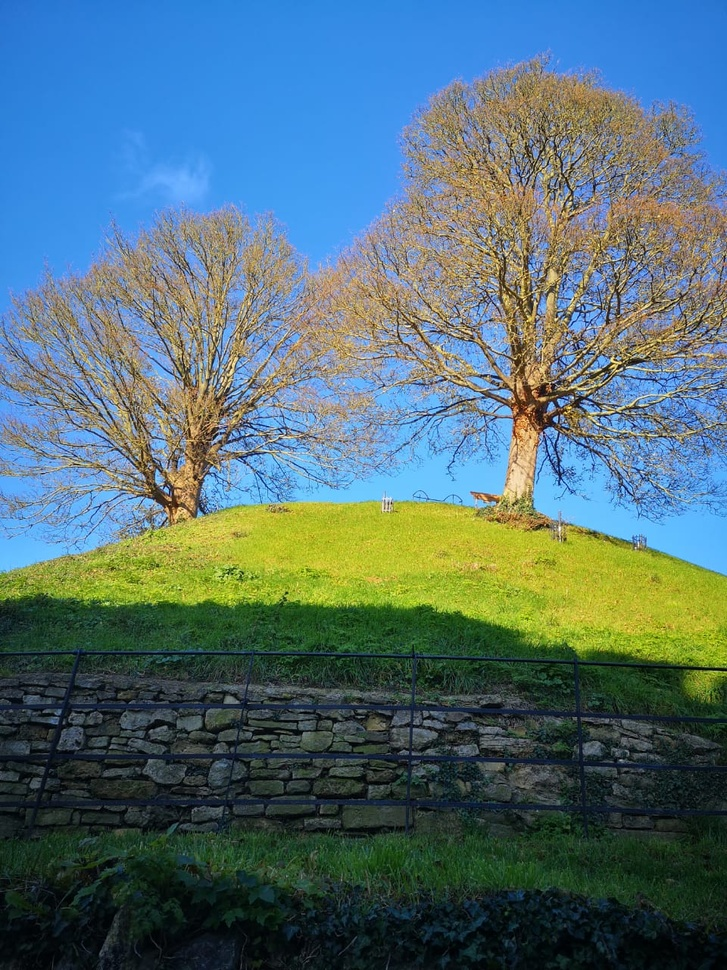
#> input picture Project2/trees.jpeg, 727 x 970 px, shrunk from 960 x 1280 before the run
$ python 'import cv2.py'
#> lines starting #> are read from the running program, lines starting #| are printed output that depends on the picture
import cv2
import numpy as np
from matplotlib import pyplot as plt


# 1st part. Defining our imshow function and showing them
def imshow(image , title , size = 10):
    w, h = image.shape[0], image.shape[1]
    aspect_ratio = w/h
    plt.figure(figsize=(size * aspect_ratio,size))
    plt.imshow(cv2.cvtColor(image, cv2.COLOR_BGR2RGB))
    plt.title(title)
    plt.show()


trees=cv2.imread('trees.jpeg')
#> trees is the input picture: shape (970, 727, 3); mean B, G, R 116.9, 111.1, 83.4
imshow(trees , "Trees")

trees_R= cv2.split(trees)[2]
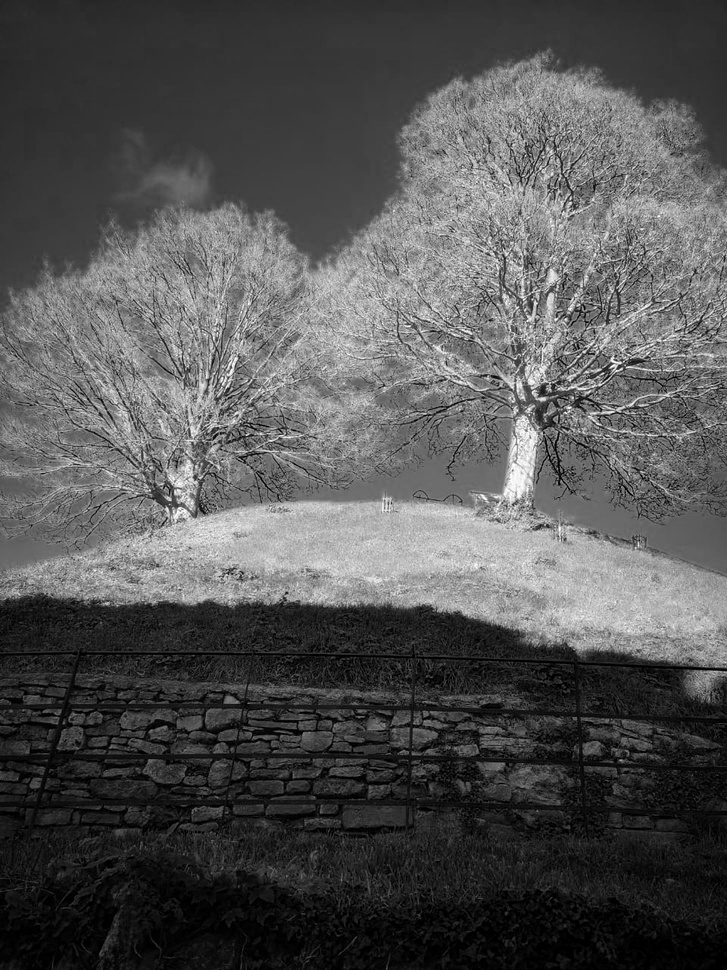
#> trees_R: shape (970, 727); min 0, max 255, mean 83.4
imshow(trees_R , "R")

$ run again, with Project2/AerialView.jpeg copied over Project2/trees.jpeg
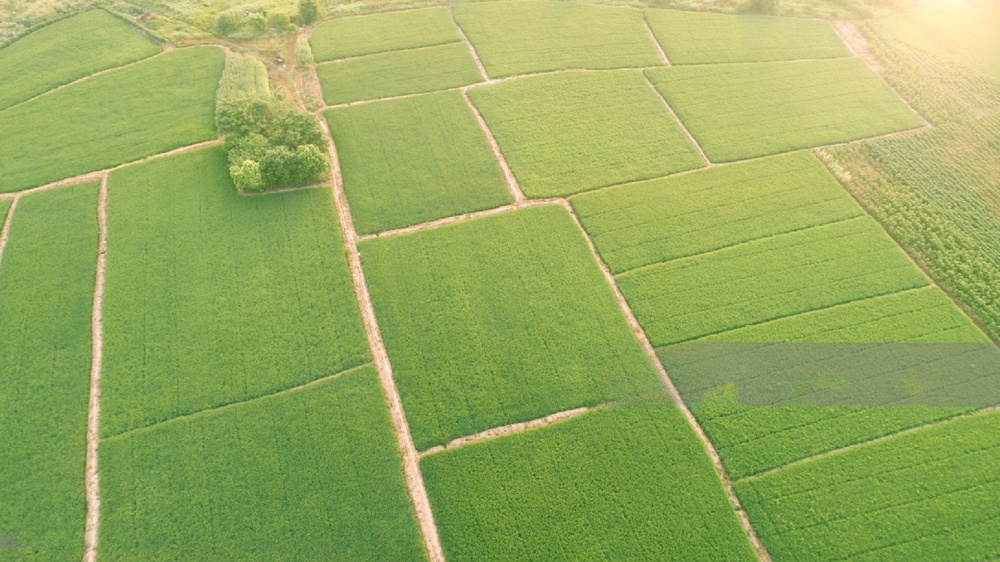
#> input picture Project2/AerialView.jpeg, 1000 x 562 px, shrunk from 2048 x 1151 before the run
#> trees is the input picture: shape (562, 1000, 3); mean B, G, R 93.9, 170.9, 150.2
#> `trees_R= cv2.split(trees)[2]`:
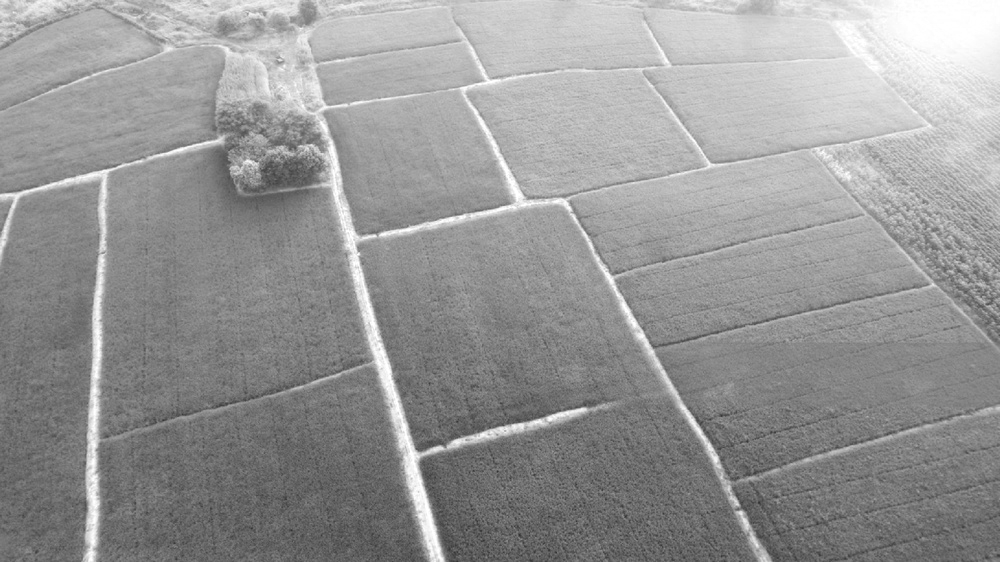
#> trees_R: shape (562, 1000); min 49, max 255, mean 150.2

$ run again, with Project2/abraham.jpg copied over Project2/trees.jpeg
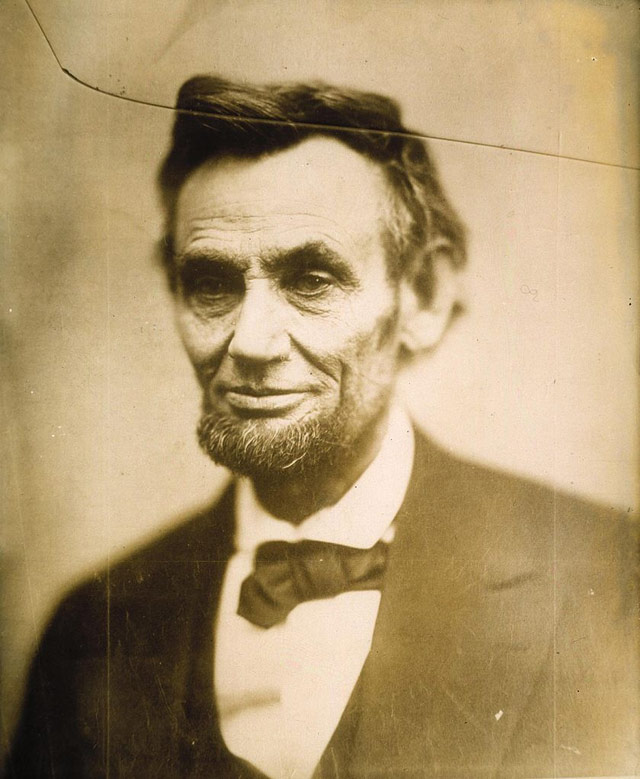
#> input picture Project2/abraham.jpg, 640 x 779 px
#> trees is the input picture: shape (779, 640, 3); mean B, G, R 110.9, 150.5, 173.5
#> `trees_R= cv2.split(trees)[2]`:
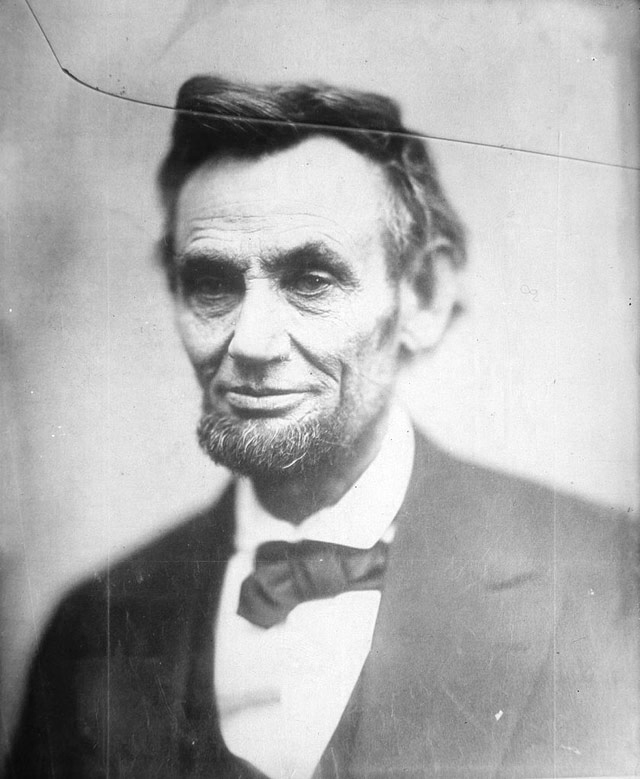
#> trees_R: shape (779, 640); min 8, max 255, mean 173.5
